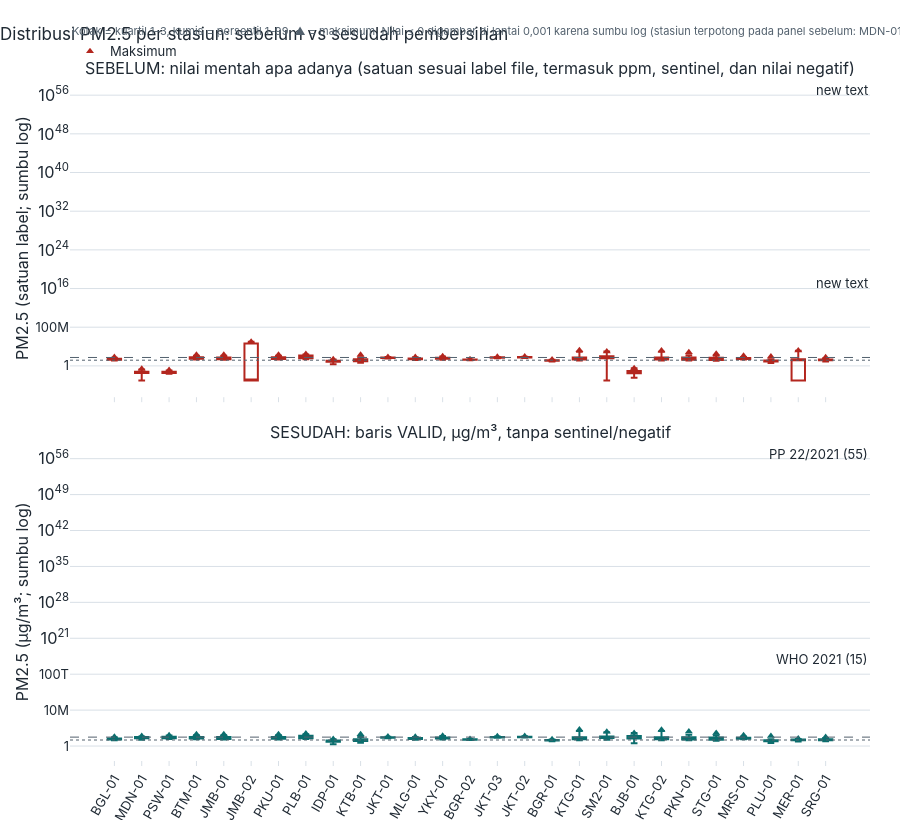

Write notebook code for a chart like this one.
### Markdown cell above
## 6. Grafik sebelum vs sesudah

### Code cell
fig = G.fig_distribusi_sebelum_sesudah(stat, urutan)
style.simpan_html(fig, "03_distribusi_pm25_sebelum_sesudah"); fig.show()

sb = stat[stat.tahap == "sebelum"].set_index("kode_stasiun"); sa = stat[stat.tahap == "sesudah"].set_index("kode_stasiun")
cmp = pd.DataFrame({"satuan_asli": sites.set_index("kode_stasiun").satuan_asli, "median_sebelum": sb["median"], "median_sesudah": sa["median"],
                    "maks_sebelum": sb["maks"], "maks_sesudah": sa["maks"], "negatif_sebelum": sb["n_negatif"]}).reindex(urutan)
print("Ringkasan numerik (median/maks PM2.5; sebelum = skala label file, sesudah = µg/m³):")
display(cmp.round(3))

### Figure 1 — Plotly figure (JSON) as saved in the notebook; plotly's stock layout.template omitted (floating-point values rounded to 4 significant figures)
{"data": [{"fillcolor": "rgba(0,0,0,0)", "hoverinfo": "skip", "line": {"color": "#B3261E"}, "lowerfence": [13.3, 0.001, 0.024, 21.7, 17.9, 0.001, 19.9, 23.8, 2.3, 4.5, 33.38, 16.6, 18.43, 14.53, 39.31, 45.25, 8.453, 13.32, 0.001, 0.0035, 13.37, 12.8, 11.23, 20.53, 3.9, 0.001, 8.5], "marker": {"color": "#B3261E"}, "median": [25.1, 0.0469, 0.0435, 38.5, 32.3, 0.001, 35.3, 72.8, 8.9, 12.3, 46.99, 30.1, 38.3, 19.12, 52.93, 58.91, 13.11, 24.8, 48.62, 0.0451, 24.89, 24.3, 22.3, 36.2, 11.0, 15.26, 18.0], "name": "Sebelum", "q1": [19.5, 0.0322, 0.0332, 29.4, 24.8, 0.001, 27.1, 38.5, 6.8, 9.3, 42.56, 23.3, 28.7, 17.7, 48.52, 54.51, 11.67, 20.78, 35.89, 0.0303, 20.79, 18.7, 17.2, 27.9, 8.5, 0.001, 14.1], "q3": [29.8, 0.0593, 0.0649, 60.1, 55.4, 42380.0, 59.1, 137.4, 11.4, 22.3, 53.28, 35.7, 47.2, 20.7, 59.19, 65.24, 14.7, 53.97, 97.31, 0.0887, 54.23, 53.8, 45.9, 42.8, 13.5, 22.94, 21.6], "showlegend": false, "type": "box", "upperfence": [49.6, 0.184, 0.112, 121.6, 126.5, 97750.0, 130.0, 237.0, 20.0, 59.6, 66.28, 59.4, 89.17, 24.67, 72.2, 78.34, 18.66, 847.6, 999.0, 0.3367, 847.6, 161.8, 133.1, 71.2, 22.3, 1336.0, 35.9], "x": ["BGL-01", "MDN-01", "PSW-01", "BTM-01", "JMB-01", "JMB-02", "PKU-01", "PLB-01", "IDP-01", "KTB-01", "JKT-01", "MLG-01", "YKY-01", "BGR-02", "JKT-03", "JKT-02", "BGR-01", "KTG-01", "SM2-01", "BJB-01", "KTG-02", "PKN-01", "STG-01", "MRS-01", "PLU-01", "MER-01", "SRG-01"], "xaxis": "x", "yaxis": "y"}, {"customdata": [[24430.0, 9.7, 25.1], [20180.0, 0.0, 0.0469], [24430.0, 0.0177, 0.0435], [24430.0, 16.6, 38.5], [24430.0, 12.0, 32.3], [12610.0, -9999.0, 0.001], [24430.0, 15.5, 35.3], [31240.0, 15.9, 72.8], [24430.0, 2.0, 8.9], [24430.0, 3.0, 12.3], [24430.0, 26.75, 46.99], [24430.0, 10.1, 30.1], [24430.0, 15.0, 38.3], [24430.0, 9.89, 19.12], [24430.0, 32.37, 52.93], [24430.0, 39.11, 58.91], [24430.0, 7.5, 13.11], [24430.0, 12.0, 24.8], [23700.0, 0.0, 48.62], [24430.0, 0.0035, 0.0451], [24430.0, 12.0, 24.89], [24430.0, 8.4, 24.3], [24430.0, 5.9, 22.3], [24430.0, 15.6, 36.2], [24430.0, 3.0, 11.0], [14650.0, -4.5, 15.26], [24430.0, 4.2, 18.0]], "hovertemplate": "%{x}<br>maks %{y:,.4g}<br>median %{customdata[2]:,.4g}<br>min %{customdata[1]:,.4g}<br>n %{customdata[0]:,.0f}<extra></extra>", "marker": {"color": "#B3261E", "size": 7, "symbol": "triangle-up"}, "mode": "markers", "name": "Maksimum", "showlegend": true, "type": "scatter", "x": ["BGL-01", "MDN-01", "PSW-01", "BTM-01", "JMB-01", "JMB-02", "PKU-01", "PLB-01", "IDP-01", "KTB-01", "JKT-01", "MLG-01", "YKY-01", "BGR-02", "JKT-03", "JKT-02", "BGR-01", "KTG-01", "SM2-01", "BJB-01", "KTG-02", "PKN-01", "STG-01", "MRS-01", "PLU-01", "MER-01", "SRG-01"], "xaxis": "x", "y": [65.0, 0.2692, 0.1335, 191.5, 204.1, 99950.0, 201.3, 285.1, 24.5, 198.3, 72.99, 67.0, 100.9, 24.8, 80.15, 86.79, 21.65, 1620.0, 999.0, 0.3367, 1531.0, 646.1, 338.4, 130.6, 91.5, 1449.0, 58.6], "yaxis": "y"}, {"fillcolor": "rgba(11,110,110,0.25)", "hoverinfo": "skip", "line": {"color": "#0B6E6E"}, "lowerfence": [13.3, 16.2, 24.0, 21.78, 17.9, 19.9, 23.2, 2.3, 4.5, 33.38, 16.6, 18.4, 14.53, 39.3, 45.21, 8.469, 13.32, 16.95, 3.5, 13.34, 12.8, 11.3, 20.5, 3.9, 8.024, 8.5], "marker": {"color": "#0B6E6E"}, "median": [25.1, 46.5, 43.5, 38.5, 32.3, 35.3, 45.4, 8.9, 12.3, 46.99, 30.1, 38.3, 19.11, 52.95, 58.92, 13.1, 24.81, 47.81, 45.1, 24.87, 24.3, 22.3, 36.2, 11.0, 16.05, 17.9], "name": "Sesudah", "q1": [19.5, 34.2, 33.2, 29.4, 24.8, 27.1, 34.1, 6.8, 9.3, 42.56, 23.3, 28.7, 17.69, 48.52, 54.52, 11.67, 20.77, 36.69, 30.3, 20.78, 18.7, 17.2, 27.9, 8.5, 13.46, 14.1], "q3": [29.8, 56.4, 64.8, 60.1, 55.4, 59.1, 97.54, 11.4, 22.3, 53.31, 35.7, 47.2, 20.69, 59.22, 65.24, 14.7, 53.91, 71.43, 88.7, 54.21, 53.8, 45.75, 42.8, 13.5, 18.63, 21.6], "showlegend": false, "type": "box", "upperfence": [49.6, 75.2, 111.9, 121.5, 126.5, 130.4, 208.4, 20.0, 59.6, 66.31, 59.4, 89.2, 24.66, 72.16, 78.34, 18.66, 847.9, 508.4, 336.7, 847.6, 161.6, 132.9, 71.2, 22.3, 24.58, 35.9], "x": ["BGL-01", "MDN-01", "PSW-01", "BTM-01", "JMB-01", "PKU-01", "PLB-01", "IDP-01", "KTB-01", "JKT-01", "MLG-01", "YKY-01", "BGR-02", "JKT-03", "JKT-02", "BGR-01", "KTG-01", "SM2-01", "BJB-01", "KTG-02", "PKN-01", "STG-01", "MRS-01", "PLU-01", "MER-01", "SRG-01"], "xaxis": "x2", "yaxis": "y2"}, {"customdata": [[24310.0, 9.7, 25.1], [16640.0, 12.0, 46.5], [24290.0, 17.7, 43.5], [24280.0, 16.6, 38.5], [24260.0, 12.0, 32.3], [24300.0, 15.5, 35.3], [19430.0, 15.9, 45.4], [24320.0, 2.0, 8.9], [24300.0, 3.0, 12.3], [23450.0, 26.75, 46.99], [24290.0, 10.1, 30.1], [24290.0, 15.0, 38.3], [23700.0, 9.89, 19.11], [23470.0, 32.37, 52.95], [23480.0, 39.11, 58.92], [23690.0, 7.5, 13.1], [23510.0, 12.0, 24.81], [20770.0, 10.0, 47.81], [24430.0, 3.5, 45.1], [23520.0, 12.0, 24.87], [24290.0, 8.4, 24.3], [24300.0, 5.9, 22.3], [24260.0, 15.6, 36.2], [24290.0, 3.0, 11.0], [4891.0, 3.91, 16.05], [24280.0, 4.2, 17.9]], "hovertemplate": "%{x}<br>maks %{y:,.4g}<br>median %{customdata[2]:,.4g}<br>min %{customdata[1]:,.4g}<br>n %{customdata[0]:,.0f}<extra></extra>", "marker": {"color": "#0B6E6E", "size": 7, "symbol": "triangle-up"}, "mode": "markers", "name": "Maksimum", "showlegend": false, "type": "scatter", "x": ["BGL-01", "MDN-01", "PSW-01", "BTM-01", "JMB-01", "PKU-01", "PLB-01", "IDP-01", "KTB-01", "JKT-01", "MLG-01", "YKY-01", "BGR-02", "JKT-03", "JKT-02", "BGR-01", "KTG-01", "SM2-01", "BJB-01", "KTG-02", "PKN-01", "STG-01", "MRS-01", "PLU-01", "MER-01", "SRG-01"], "xaxis": "x2", "y": [65.0, 86.3, 133.5, 191.5, 203.4, 201.3, 282.7, 24.5, 198.3, 72.99, 67.0, 100.9, 24.8, 80.15, 86.79, 21.65, 1620.0, 580.0, 336.7, 1531.0, 646.1, 338.4, 130.6, 91.5, 29.18, 58.6], "yaxis": "y2"}], "layout": {"annotations": [{"font": {"size": 16}, "showarrow": false, "text": "SEBELUM: nilai mentah apa adanya (satuan sesuai label file, termasuk ppm, sentinel, dan nilai negatif)", "x": 0.5, "xanchor": "center", "xref": "paper", "y": 1.0, "yanchor": "bottom", "yref": "paper"}, {"font": {"size": 16}, "showarrow": false, "text": "SESUDAH: baris VALID, µg/m³, tanpa sentinel/negatif", "x": 0.5, "xanchor": "center", "xref": "paper", "y": 0.465, "yanchor": "bottom", "yref": "paper"}, {"showarrow": false, "x": 1, "xanchor": "right", "xref": "x domain", "y": 55.0, "yanchor": "bottom", "yref": "y"}, {"showarrow": false, "x": 1, "xanchor": "right", "xref": "x domain", "y": 15.0, "yanchor": "bottom", "yref": "y"}, {"showarrow": false, "text": "PP 22/2021 (55)", "x": 1, "xanchor": "right", "xref": "x2 domain", "y": 55.0, "yanchor": "bottom", "yref": "y2"}, {"showarrow": false, "text": "WHO 2021 (15)", "x": 1, "xanchor": "right", "xref": "x2 domain", "y": 15.0, "yanchor": "bottom", "yref": "y2"}, {"align": "left", "font": {"color": "#52606D", "size": 11}, "showarrow": false, "text": "Kotak = kuartil 1–3, kumis = persentil 1–99, ▲ = maksimum. Nilai ≤ 0 digambar di lantai 0,001 karena sumbu log (stasiun terpotong pada panel sebelum: MDN-01, JMB-02, SM2-01, MER-01; jumlah nilai negatif mentah: JMB-02: 7.589, MER-01: 1.780).", "x": 0, "xref": "paper", "y": 1.085, "yref": "paper"}], "height": 820, "shapes": [{"line": {"color": "#52606D", "dash": "dash", "width": 1}, "type": "line", "x0": 0, "x1": 1, "xref": "x domain", "y0": 55.0, "y1": 55.0, "yref": "y"}, {"line": {"color": "#52606D", "dash": "dot", "width": 1}, "type": "line", "x0": 0, "x1": 1, "xref": "x domain", "y0": 15.0, "y1": 15.0, "yref": "y"}, {"line": {"color": "#52606D", "dash": "dash", "width": 1}, "type": "line", "x0": 0, "x1": 1, "xref": "x2 domain", "y0": 55.0, "y1": 55.0, "yref": "y2"}, {"line": {"color": "#52606D", "dash": "dot", "width": 1}, "type": "line", "x0": 0, "x1": 1, "xref": "x2 domain", "y0": 15.0, "y1": 15.0, "yref": "y2"}], "title": {"text": "Distribusi PM2.5 per stasiun: sebelum vs sesudah pembersihan"}, "xaxis": {"anchor": "y", "domain": [0.0, 1.0], "matches": "x2", "showticklabels": false}, "xaxis2": {"anchor": "y2", "domain": [0.0, 1.0], "tickangle": -60}, "yaxis": {"anchor": "x", "domain": [0.535, 1.0], "title": {"text": "PM2.5 (satuan label; sumbu log)"}, "type": "log"}, "yaxis2": {"anchor": "x2", "domain": [0.0, 0.465], "title": {"text": "PM2.5 (µg/m³; sumbu log)"}, "type": "log"}}}
